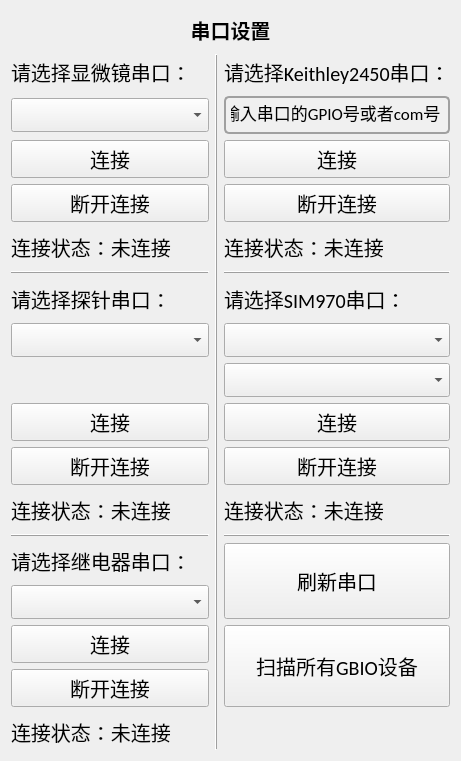
     <widget class="QWidget" name="gridLayoutWidget_8">
      <property name="geometry">
       <rect>
        <x>460</x>
        <y>30</y>
        <width>461</width>
        <height>761</height>
       </rect>
      </property>
      <property name="font">
       <font>
        <family>Calibri</family>
        <pointsize>15</pointsize>
       </font>
      </property>
      <layout class="QGridLayout" name="gridLayout_9">
       <item row="8" column="0">
        <widget class="QComboBox" name="comboBox_needle">
         <property name="font">
          <font>
           <family>Calibri</family>
           <pointsize>15</pointsize>
          </font>
         </property>
        </widget>
       </item>
       <item row="3" column="2">
        <widget class="QPushButton" name="Button_SIM928Connect">
         <property name="font">
          <font>
           <family>Calibri</family>
           <pointsize>15</pointsize>
          </font>
         </property>
         <property name="text">
          <string>连接</string>
         </property>
        </widget>
       </item>
       <item row="11" column="2">
        <widget class="QPushButton" name="Button_SIM970DisConnect">
         <property name="font">
          <font>
           <family>Calibri</family>
           <pointsize>15</pointsize>
          </font>
         </property>
         <property name="text">
          <string>断开连接</string>
         </property>
        </widget>
       </item>
       <item row="17" column="0">
        <widget class="QPushButton" name="Button_relayDisConnect">
         <property name="font">
          <font>
           <family>Calibri</family>
           <pointsize>15</pointsize>
          </font>
         </property>
         <property name="text">
          <string>断开连接</string>
         </property>
        </widget>
       </item>
       <item row="5" column="2">
        <widget class="QLabel" name="label_SIM928Connect">
         <property name="font">
          <font>
           <family>Calibri</family>
           <pointsize>15</pointsize>
          </font>
         </property>
         <property name="text">
          <string>连接状态：未连接</string>
         </property>
        </widget>
       </item>
       <item row="5" column="0">
        <widget class="QLabel" name="label_microConnect">
         <property name="font">
          <font>
           <family>Calibri</family>
           <pointsize>15</pointsize>
          </font>
         </property>
         <property name="text">
          <string>连接状态：未连接</string>
         </property>
        </widget>
       </item>
       <item row="14" column="0">
        <widget class="QLabel" name="label_62">
         <property name="font">
          <font>
           <family>Calibri</family>
           <pointsize>15</pointsize>
          </font>
         </property>
         <property name="text">
          <string>请选择继电器串口：</string>
         </property>
        </widget>
       </item>
       <item row="2" column="2">
        <widget class="QLineEdit" name="lineEdit_Keithley">
         <property name="enabled">
          <bool>true</bool>
         </property>
         <property name="sizePolicy">
          <sizepolicy hsizetype="Minimum" vsizetype="Minimum">
           <horstretch>0</horstretch>
           <verstretch>0</verstretch>
          </sizepolicy>
         </property>
         <property name="font">
          <font>
           <family>Calibri</family>
           <pointsize>13</pointsize>
           <kerning>true</kerning>
          </font>
         </property>
         <property name="styleSheet">
          <string notr="true">QLineEdit {
    background-color: #f0f0f0;
    border: 2px solid #a0a0a0;
    border-radius: 5px;
    padding: 5px;
    color: #000000;
    selection-background-color: #c0c0c0;
    selection-color: #000000;
}

QLineEdit:focus {
    border: 2px solid #606060;
    background-color: #e0e0e0;
}

QLineEdit:hover {
    border: 2px solid #808080;
}

QLineEdit:disabled {
    background-color: #d0d0d0;
    color: #808080;
    border: 2px solid #c0c0c0;
}</string>
         </property>
         <property name="text">
          <string>输入串口的GPIO号或者com号</string>
         </property>
         <property name="frame">
          <bool>true</bool>
         </property>
        </widget>
       </item>
       <item row="16" column="0">
        <widget class="QPushButton" name="Button_relayConnect">
         <property name="font">
          <font>
           <family>Calibri</family>
           <pointsize>15</pointsize>
          </font>
         </property>
         <property name="text">
          <string>连接</string>
         </property>
        </widget>
       </item>
       <item row="18" column="0">
        <widget class="QLabel" name="label_relayConnect">
         <property name="font">
          <font>
           <family>Calibri</family>
           <pointsize>15</pointsize>
          </font>
         </property>
         <property name="text">
          <string>连接状态：未连接</string>
         </property>
        </widget>
       </item>
       <item row="3" column="0">
        <widget class="QPushButton" name="Button_microConnect">
         <property name="font">
          <font>
           <family>Calibri</family>
           <pointsize>15</pointsize>
          </font>
         </property>
         <property name="text">
          <string>连接</string>
         </property>
        </widget>
       </item>
       <item row="12" column="0">
        <widget class="QLabel" name="label_needleConnect">
         <property name="font">
          <font>
           <family>Calibri</family>
           <pointsize>15</pointsize>
          </font>
         </property>
         <property name="text">
          <string>连接状态：未连接</string>
         </property>
        </widget>
       </item>
       <item row="13" column="0">
        <widget class="QFrame" name="frame_13">
         <property name="font">
          <font>
           <family>Calibri</family>
           <pointsize>15</pointsize>
          </font>
         </property>
         <property name="frameShape">
          <enum>QFrame::HLine</enum>
         </property>
         <property name="frameShadow">
          <enum>QFrame::Raised</enum>
         </property>
        </widget>
       </item>
       <item row="1" column="2">
        <widget class="QLabel" name="label_34">
         <property name="font">
          <font>
           <family>Calibri</family>
           <pointsize>15</pointsize>
          </font>
         </property>
         <property name="text">
          <string>请选择Keithley2450串口：</string>
         </property>
        </widget>
       </item>
       <item row="13" column="2">
        <widget class="QFrame" name="frame_12">
         <property name="font">
          <font>
           <family>Calibri</family>
           <pointsize>15</pointsize>
          </font>
         </property>
         <property name="frameShape">
          <enum>QFrame::HLine</enum>
         </property>
         <property name="frameShadow">
          <enum>QFrame::Raised</enum>
         </property>
        </widget>
       </item>
       <item row="4" column="0">
        <widget class="QPushButton" name="Button_microDisConnect">
         <property name="font">
          <font>
           <family>Calibri</family>
           <pointsize>15</pointsize>
          </font>
         </property>
         <property name="text">
          <string>断开连接</string>
         </property>
        </widget>
       </item>
       <item row="9" column="2">
        <widget class="QComboBox" name="comboBox_SIM970_port2">
         <property name="font">
          <font>
           <family>Calibri</family>
           <pointsize>15</pointsize>
          </font>
         </property>
        </widget>
       </item>
       <item row="2" column="0">
        <widget class="QComboBox" name="comboBox_micro">
         <property name="font">
          <font>
           <family>Calibri</family>
           <pointsize>15</pointsize>
          </font>
         </property>
        </widget>
       </item>
       <item row="7" column="0">
        <widget class="QLabel" name="label_33">
         <property name="font">
          <font>
           <family>Calibri</family>
           <pointsize>15</pointsize>
          </font>
         </property>
         <property name="text">
          <string>请选择探针串口：</string>
         </property>
        </widget>
       </item>
       <item row="6" column="0">
        <widget class="QFrame" name="frame">
         <property name="font">
          <font>
           <family>Calibri</family>
           <pointsize>15</pointsize>
          </font>
         </property>
         <property name="frameShape">
          <enum>QFrame::HLine</enum>
         </property>
         <property name="frameShadow">
          <enum>QFrame::Raised</enum>
         </property>
        </widget>
       </item>
       <item row="10" column="2">
        <widget class="QPushButton" name="Button_SIM970Connect">
         <property name="font">
          <font>
           <family>Calibri</family>
           <pointsize>15</pointsize>
          </font>
         </property>
         <property name="text">
          <string>连接</string>
         </property>
        </widget>
       </item>
       <item row="1" column="0">
        <widget class="QLabel" name="label_31">
         <property name="font">
          <font>
           <family>Calibri</family>
           <pointsize>15</pointsize>
          </font>
         </property>
         <property name="text">
          <string>请选择显微镜串口：</string>
         </property>
        </widget>
       </item>
       <item row="10" column="0">
        <widget class="QPushButton" name="Button_needleConnect">
         <property name="font">
          <font>
           <family>Calibri</family>
           <pointsize>15</pointsize>
          </font>
         </property>
         <property name="text">
          <string>连接</string>
         </property>
        </widget>
       </item>
       <item row="4" column="2">
        <widget class="QPushButton" name="Button_SIM928DisConnect">
         <property name="font">
          <font>
           <family>Calibri</family>
           <pointsize>15</pointsize>
          </font>
         </property>
         <property name="text">
          <string>断开连接</string>
         </property>
        </widget>
       </item>
       <item row="1" column="1" rowspan="18">
        <widget class="QFrame" name="frame_3">
         <property name="font">
          <font>
           <family>Calibri</family>
           <pointsize>15</pointsize>
          </font>
         </property>
         <property name="frameShape">
          <enum>QFrame::VLine</enum>
         </property>
         <property name="frameShadow">
          <enum>QFrame::Raised</enum>
         </property>
        </widget>
       </item>
       <item row="6" column="2">
        <widget class="QFrame" name="frame_2">
         <property name="font">
          <font>
           <family>Calibri</family>
           <pointsize>15</pointsize>
          </font>
         </property>
         <property name="frameShape">
          <enum>QFrame::HLine</enum>
         </property>
         <property name="frameShadow">
          <enum>QFrame::Raised</enum>
         </property>
        </widget>
       </item>
       <item row="11" column="0">
        <widget class="QPushButton" name="Button_needleDisConnect">
         <property name="font">
          <font>
           <family>Calibri</family>
           <pointsize>15</pointsize>
          </font>
         </property>
         <property name="text">
          <string>断开连接</string>
         </property>
        </widget>
       </item>
       <item row="7" column="2">
        <widget class="QLabel" name="label_36">
         <property name="font">
          <font>
           <family>Calibri</family>
           <pointsize>15</pointsize>
          </font>
         </property>
         <property name="text">
          <string>请选择SIM970串口：</string>
         </property>
        </widget>
       </item>
       <item row="15" column="0">
        <widget class="QComboBox" name="comboBox_relay">
         <property name="font">
          <font>
           <family>Calibri</family>
           <pointsize>15</pointsize>
          </font>
         </property>
        </widget>
       </item>
       <item row="8" column="2">
        <widget class="QComboBox" name="comboBox_SIM970_port1">
         <property name="font">
          <font>
           <family>Calibri</family>
           <pointsize>15</pointsize>
          </font>
         </property>
        </widget>
       </item>
       <item row="12" column="2">
        <widget class="QLabel" name="label_SIM970Connect">
         <property name="font">
          <font>
           <family>Calibri</family>
           <pointsize>15</pointsize>
          </font>
         </property>
         <property name="text">
          <string>连接状态：未连接</string>
         </property>
        </widget>
       </item>
       <item row="0" column="0" colspan="3">
        <widget class="QLabel" name="label_44">
         <property name="sizePolicy">
          <sizepolicy hsizetype="Preferred" vsizetype="Preferred">
           <horstretch>3</horstretch>
           <verstretch>0</verstretch>
          </sizepolicy>
         </property>
         <property name="font">
          <font>
           <family>Calibri</family>
           <pointsize>15</pointsize>
           <weight>75</weight>
           <italic>false</italic>
           <bold>true</bold>
          </font>
         </property>
         <property name="text">
          <string>串口设置</string>
         </property>
         <property name="alignment">
          <set>Qt::AlignCenter</set>
         </property>
        </widget>
       </item>
       <item row="14" column="2" rowspan="2">
        <widget class="QPushButton" name="Serial_connect_refresh">
         <property name="sizePolicy">
          <sizepolicy hsizetype="Expanding" vsizetype="Preferred">
           <horstretch>0</horstretch>
           <verstretch>0</verstretch>
          </sizepolicy>
         </property>
         <property name="font">
          <font>
           <family>Calibri</family>
           <pointsize>15</pointsize>
          </font>
         </property>
         <property name="text">
          <string>刷新串口</string>
         </property>
        </widget>
       </item>
       <item row="16" column="2" rowspan="2">
        <widget class="QPushButton" name="GBIO_connect_button">
         <property name="sizePolicy">
          <sizepolicy hsizetype="Expanding" vsizetype="Ignored">
           <horstretch>0</horstretch>
           <verstretch>0</verstretch>
          </sizepolicy>
         </property>
         <property name="font">
          <font>
           <family>Calibri</family>
           <pointsize>15</pointsize>
          </font>
         </property>
         <property name="text">
          <string>扫描所有GBIO设备</string>
         </property>
        </widget>
       </item>
      </layout>
     </widget>
